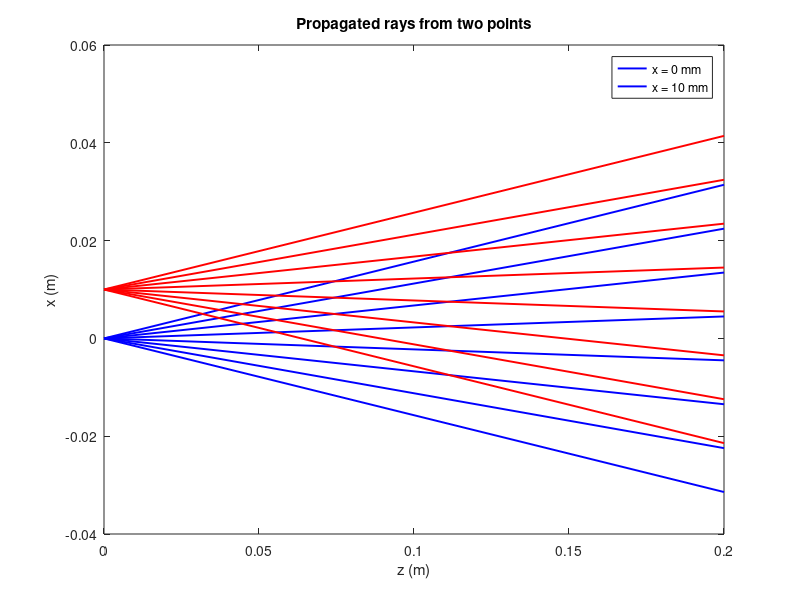
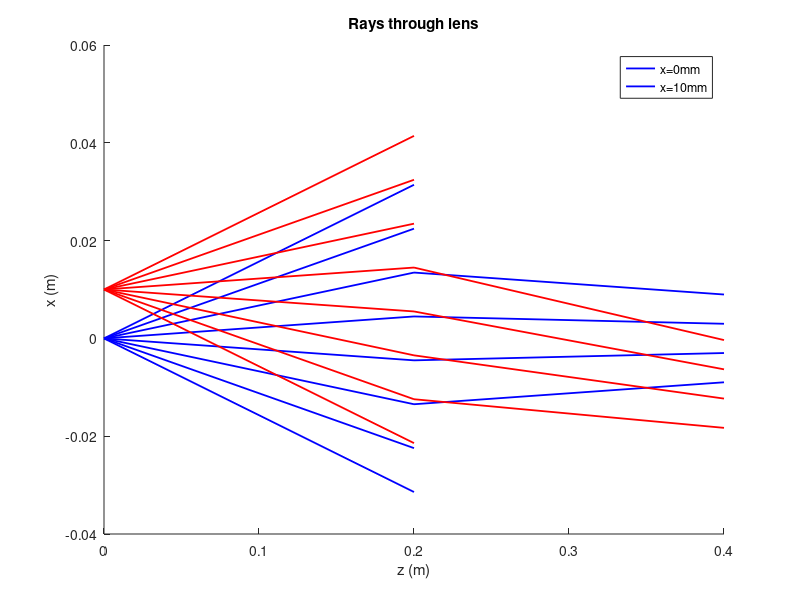

The MATLAB script that drew these images, in order:
clear; clc; close all;


x = [0, 10e-3];  
y = [0, 0];      

N = 8; 
angles = linspace(-pi/20, pi/20, N);

d = 0.2;   

originalOne = zeros(4,N);
originalOne(1,:) = x(1);
for i = 1:N
    originalOne(2,i) = angles(i);
end

originalTwo = zeros(4,N);
originalTwo(1,:) = x(2);
for r = 1:N
    originalTwo(2,r) = angles(r);
end
original = [originalOne, originalTwo];

Md = [1 d 0 0; 0 1 0 0; 0 0 1 d; 0 0 0 1];

final = Md * original;

figure;  
z_plot = [0; d];         
x_plot = [original(1,:); final(1,:)];   

idx1 = 1:N;
idx2 = (N+1):(2*N);

plot(z_plot, x_plot(:,idx1), 'blue', 'LineWidth', 1.4); 
hold on;
plot(z_plot, x_plot(:,idx2), 'red', 'LineWidth', 1.4); 

xlabel('z (m)');
ylabel('x (m)');
title('Propagated rays from two points');
legend('x = 0 mm','x = 10 mm');




f= 0.15; %m
r = 0.02; %m
z_dist = 0.2; %m

d1 = z_dist;    
c = 0.4;
d2 = c - d1; 

Md1 = [1 d1 0 0; 0 1 0 0; 0 0 1 d1; 0 0 0 1];
Md2 = [1 d2 0 0; 0 1 0 0; 0 0 1 d2; 0 0 0 1];

Mf = [1 0 0 0; -1/f 1 0 0; 0 0 1 0; 0 0 -1/f 1];

rays_at_lens = Md1 * original;

hits = abs(rays_at_lens(1,:)) <= r;


rays_after_lens = Mf * rays_at_lens(:, hits);  
rays_final = Md2 * rays_after_lens;             

figure; 
hold on; 


blue_hits = hits(1:N);         
red_hits = hits(N+1:end);       

z1 = [0; d1];
x1_all = [original(1,:); rays_at_lens(1,:)];

plot(z1, x1_all(:,1:N), 'b', 'LineWidth', 1.3);    
plot(z1, x1_all(:,N+1:end), 'r', 'LineWidth', 1.3); 

z2 = [d1; d1+d2];

blue_count = 0;
for i = 1:N
    if blue_hits(i)
        blue_count = blue_count + 1;
        x_lens = rays_at_lens(1,i);
        x_final = rays_final(1,blue_count);
        
        plot([d1, d1+d2], [x_lens, x_final], 'b', 'LineWidth', 1.3);
    end
end

red_count = 0;
for i = 1:N
    if red_hits(i)
        red_count = red_count + 1;
        x_lens = rays_at_lens(1,N+i);
        x_final = rays_final(1,blue_count + red_count);
        
        plot([d1, d1+d2], [x_lens, x_final], 'r', 'LineWidth', 1.3);
    end
end

xlabel('z (m)');
ylabel('x (m)');
title('Rays through lens');
legend('x=0mm', 'x=10mm');